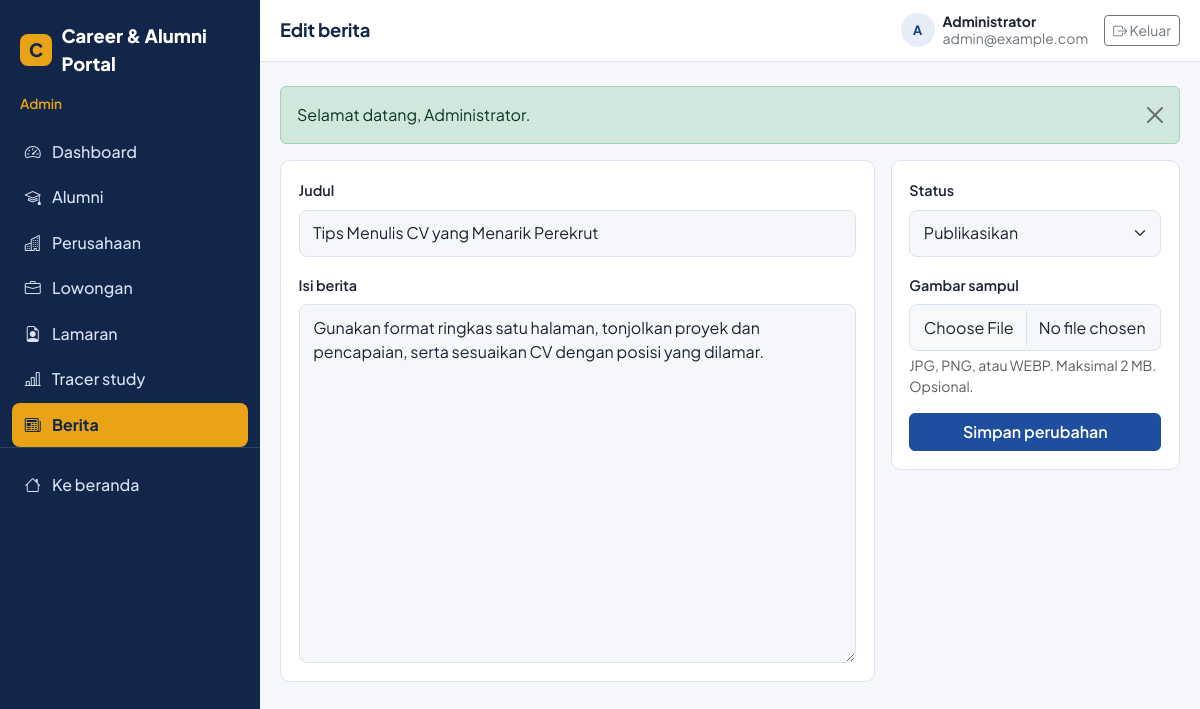
Screenshot of /admin/news/edit.php?id=2 (signed in) with the database file from the repository.
### tables this page shows
CREATE TABLE news (
  id INT UNSIGNED AUTO_INCREMENT PRIMARY KEY,
  author_id INT UNSIGNED NOT NULL,
  title VARCHAR(200) NOT NULL,
  slug VARCHAR(220) NOT NULL UNIQUE,
  content TEXT NOT NULL,
  image VARCHAR(255) NULL,
  status ENUM('draft','published') NOT NULL DEFAULT 'published',
  created_at TIMESTAMP NOT NULL DEFAULT CURRENT_TIMESTAMP,
  updated_at TIMESTAMP NOT NULL DEFAULT CURRENT_TIMESTAMP ON UPDATE CURRENT_TIMESTAMP,
  CONSTRAINT fk_news_author FOREIGN KEY (author_id) REFERENCES users(id) ON DELETE CASCADE,
  INDEX idx_news_status (status, created_at)
);

### admin/news/edit.php (called while the page is built, shortened)
<?php
$id = filter_input(INPUT_GET, 'id', FILTER_VALIDATE_INT);
$existing = $id ? db_one('SELECT * FROM news WHERE id = ?', [$id]) : null;
$news = $existing;
$submitLabel = 'Simpan perubahan';
include __DIR__ . '/../../components/head.php';
include __DIR__ . '/../../components/sidebar.php';
include __DIR__ . '/_form.php';
include __DIR__ . '/../../components/dash_end.php';

### config/database.php (called while the page is built, shortened)
<?php
function db(): PDO
{
    static $pdo = null;
    if ($pdo === null) {
        $dsn = 'mysql:host=' . DB_HOST . ';dbname=' . DB_NAME . ';charset=' . DB_CHARSET;
        try {
            $pdo = new PDO($dsn, DB_USER, DB_PASS, [
                PDO::ATTR_ERRMODE            => PDO::ERRMODE_EXCEPTION,
                PDO::ATTR_DEFAULT_FETCH_MODE => PDO::FETCH_ASSOC,
                PDO::ATTR_EMULATE_PREPARES   => false,
            ]);
        } catch (PDOException $e) {
            error_log('DB connection failed: ' . $e->getMessage());
            http_response_code(500);
            exit('Koneksi database gagal. Pastikan MySQL di XAMPP sudah berjalan, database sudah diimport, dan config/database.php sudah benar.');
        }
    }
    return $pdo;
}
function db_one(string $sql, array $params = []): ?array
{
    $stmt = db()->prepare($sql);
    $stmt->execute($params);
    $row = $stmt->fetch();
    return $row === false ? null : $row;
}

### admin/news/_form.php (the view, shortened to what this page needs)
<?php
$fv = fn(string $k) => e($news[$k] ?? '');
?>
<form method="post" enctype="multipart/form-data" novalidate>
  <div class="row g-3">
    <div class="col-lg-8">
      <div class="panel"><div class="panel-body">
        <div class="mb-3">
          <label for="title" class="form-label">Judul</label>
          <input type="text" class="form-control" id="title" name="title" value="<?= $fv('title') ?>" maxlength="200" required>
        </div>
        <div class="mb-0">
          <label for="content" class="form-label">Isi berita</label>
          <textarea class="form-control" id="content" name="content" rows="14" maxlength="10000"><?= $fv('content') ?></textarea>
        </div>
      </div></div>
    </div>
    <div class="col-lg-4">
      <div class="panel"><div class="panel-body">
        <div class="mb-3">
          <label for="status" class="form-label">Status</label>
          <select class="form-select" id="status" name="status">
            <option value="published" <?= ($news['status'] ?? 'published') === 'published' ? 'selected' : '' ?>>Publikasikan</option>
          </select>
        </div>
        <div class="mb-2">
          <label for="image" class="form-label">Gambar sampul</label>
          <input type="file" class="form-control" id="image" name="image" accept="image/jpeg,image/png,image/webp">
          <div class="form-text">JPG, PNG, atau WEBP. Maksimal 2 MB. Opsional.</div>
        </div>
        <div class="d-grid mt-3"><button type="submit" class="btn btn-primary"><?= e($submitLabel) ?></button></div>
      </div></div>
    </div>
  </div>
</form>

### assets/css/style.css (style rules this page uses)
:root { --navy: #12264a; --blue: #1f4e9e; --blue-dark: #183d7c; --gold: #e8a317; --surface: #f5f7fb; --card: #ffffff; --line: #dce3ee; --ink: #1b2333; --muted: #5b6577; --success: #1e8e5a; --danger: #c0392b; --radius: 10px; --bs-primary: var(--blue); --bs-body-font-family: 'Plus Jakarta Sans', system-ui, -apple-system, 'Segoe UI', sans-serif; --bs-body-color: var(--ink); --bs-body-bg: var(--surface); }
body { font-family: var(--bs-body-font-family); color: var(--ink); background: var(--surface); }
.btn-primary { --bs-btn-bg: var(--blue); --bs-btn-border-color: var(--blue); --bs-btn-hover-bg: var(--blue-dark); --bs-btn-hover-border-color: var(--blue-dark); --bs-btn-active-bg: var(--blue-dark); --bs-btn-active-border-color: var(--blue-dark); font-weight: 600; }
.form-control, .form-select { border-color: var(--line); border-radius: 8px; padding: .65rem .85rem; }
.form-label { font-weight: 600; font-size: .9rem; }
.panel { background: #fff; border: 1px solid var(--line); border-radius: var(--radius); }
.panel-body { padding: 1.1rem; }

### rows the page displays
news: title "Tips Menulis CV yang Menarik Perekrut", content "Gunakan format ringkas satu halaman, tonjolkan proyek dan pencapaian, serta sesuaikan CV dengan posisi yang dilamar.", status "Publikasikan"

### other values shown
APP_NAME "Career & Alumni Portal"
$roleLabels[$sbRole] "Admin"
$label "Dashboard"
$label "Alumni"
$label "Perusahaan"
$label "Lowongan"
$label "Lamaran"
$label "Tracer study"
$label "Berita"
$pageTitle "Edit berita"
initials($sbUser['name']) "A"
$sbUser['name'] "Administrator"
$sbUser['email'] "admin@example.com"
$f['message'] "Selamat datang, Administrator."
$submitLabel "Simpan perubahan"
